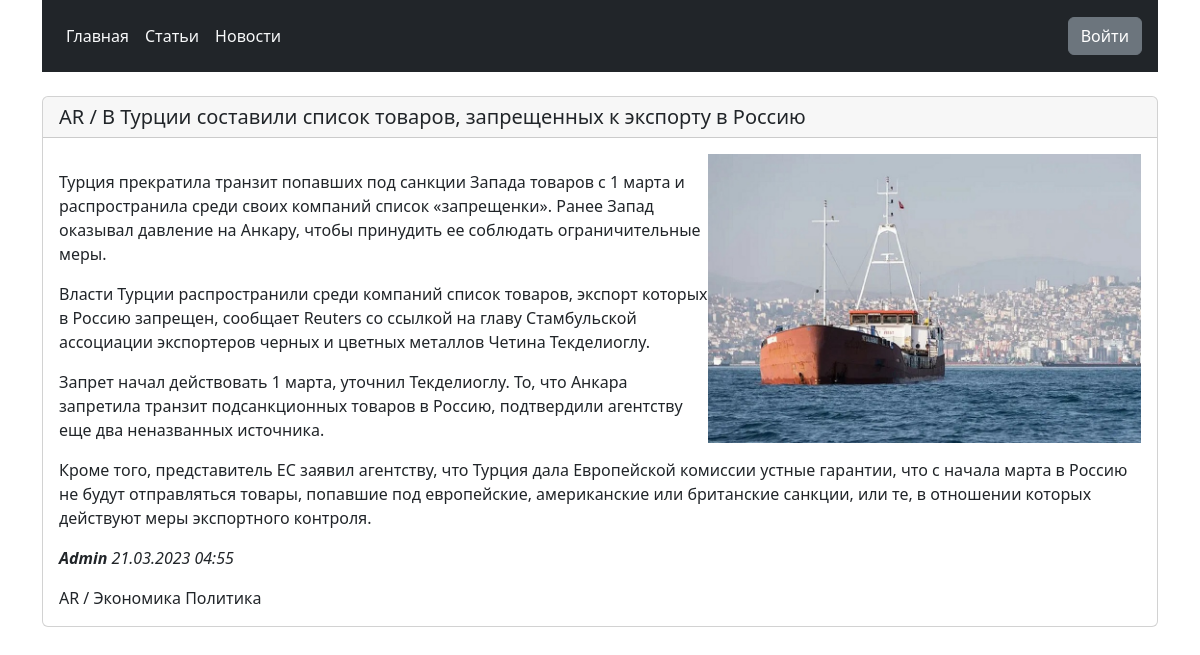
The page /post/13/ on the database its author committed.
### app/models.py (models this page shows, shortened)
class Post(models.Model):
    NEWS = 'NW'
    ARTICLE = 'AR'
    CATEGORY_CHOICES = ((NEWS, 'Новость'), (ARTICLE, 'Статья'))
    type_category = models.CharField(max_length=2, choices=CATEGORY_CHOICES, default=ARTICLE,
                                     verbose_name='Тип категории')
    post_title = models.CharField('Заголовок', max_length=128)
    post_text = models.TextField('Текст', max_length=2048)
    post_author = models.ForeignKey(Author, on_delete=models.CASCADE)
    post_category = models.ManyToManyField(Category, through='PostCategory', verbose_name='Категория')
    post_rating = models.SmallIntegerField(default=0)
    post_date = models.DateTimeField(auto_now_add=True, verbose_name='Дата создания')
    post_date_update = models.DateTimeField(auto_now=True, verbose_name='Дата изменения')
    post_photo = models.ImageField(upload_to="photos/%Y/%m/%d/", blank=True)
    class Meta:
        verbose_name = 'Пост'
        verbose_name_plural = 'Посты'
        ordering = ['-post_date', 'post_title']

class Author(models.Model):
    author_user = models.OneToOneField(User, on_delete=models.CASCADE)
    author_rating = models.SmallIntegerField(default=0)
    class Meta:
        verbose_name = 'Автор'
        verbose_name_plural = 'Авторы'

class Category(models.Model):
    name = models.CharField(max_length=64, unique=True, verbose_name='Категория')
    subscribers = models.ManyToManyField(User, related_name='category')

### app/views.py (the view)
# urls.py: path('post/<int:post_id>/', show_post, name='post'),
def show_post(request, post_id):
    post = get_object_or_404(Post, pk=post_id)
    context = {
        'post': post,
        'post_title': post.post_title,
        'post_text': post.post_text,
        'post_photo': post.post_photo,
        'post_author': post.post_author,
        'post_date': post.post_date,
        'post_date_update': post.post_date_update,
    }
    return render(request, 'app/post.html', context=context)

### app/templatetags/custom_filters.py (called while the page is built)
@register.filter()
def censor(value):
    bad_words = ['хуй', 'пизду']
    if not isinstance(value, str):
        raise TypeError(f"unresolved type '{type(value)}' expected type 'str'")
    for word in value.split():
        if word.translate(str.maketrans('', '', string.punctuation)).lower() in bad_words:
            value = value.replace(word, f"{word[0]}{'*' * (len(word) - 1)}")
    return value

### app/templates/app/post.html (shortened to what this page needs)
{% extends 'app/default.html' %}
{% load custom_filters %}
{% block content %}
<br>
<div class="card">
    <h5 class="card-header">{{ post.type_category }} / {{ post_title }}</h5>
    <div class="card-body">
        {% if post_photo %}
        <img src="{{post_photo.url}}" align="right" width="40%">
        {% endif %}
        <p class="card-text">{% filter censor|linebreaks %}{{ post_text }}{% endfilter %}
            <em><b>{{ post_author.author_user.username}} </b> {{ post_date|date:"d.m.Y H:i" }}</em>
        </p>
        {{ post.type_category }} /
        {% for cat in post.post_category.all %}
        {{ cat.name }}
        {% endfor %}
    </div>
</div>
<br>
{% endblock %}

### rows shown on the page
Post: type_category "AR", post_title "В Турции составили список товаров, запрещенных к экспорту в Россию", post_text "Турция прекратила транзит попавших под санкции Запада товаров с 1 марта и распространила среди своих компаний список «запрещенки». Ранее Запад оказывал давление на Анкару, чтобы принудить ее соблюдать ограничительные меры. Власти Турции распространили среди компаний список товаров, экспорт которых в Россию запрещен, сообщает Reuters со ссылкой на главу Стамбульской ассоциации экспортеров черных и цветных металлов Четина Текделиоглу. Запрет начал действовать 1 марта, уточнил Текделиоглу. То, что Анкара запретила транзит подсанкционных товаров в Россию, подтвердили агентству еще два неназванных источника. Кроме того, представитель ЕС заявил агентству, что Турция дала Европейской комиссии…", post_date "21.03.2023 04:55"
Author: author_user.username "Admin"
Category: name "Экономика"
Category: name "Политика"
